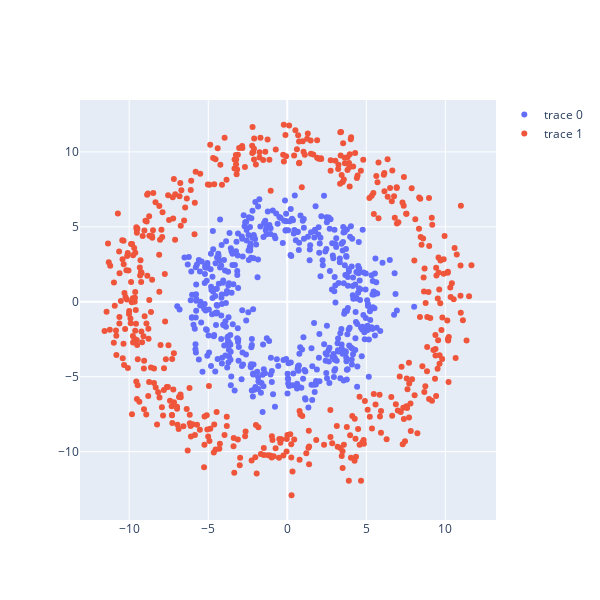

The cell this chart's notebook holds for it:
### Code cell
N =1000
r_inner = 5
r_outer = 10

r_inner_plot = r_inner + np.random.randn(N//2)
theta_inner = 2*np.pi*np.random.rand(N//2)
X1 = np.vstack(( np.zeros(N//2),np.ones(N//2),r_inner_plot*np.cos(theta_inner),r_inner_plot*np.sin(theta_inner))).T


r_outer_plot = r_outer + np.random.randn(N//2)
theta_outer = 2*np.pi*np.random.rand(N//2)
X2 = np.vstack((np.ones(N//2), np.ones(N//2),r_outer_plot*np.cos(theta_outer),r_outer_plot*np.sin(theta_outer))).T


Xb = np.vstack((X1,X2))
Y = Xb[:,0]
fig = go.Figure()
fig.add_trace(go.Scatter(x= Xb[Xb[:,0] == 0,2],y=Xb[Xb[:,0] == 0,3],mode = 'markers'))
fig.add_trace(go.Scatter(x=Xb[Xb[:,0] == 1,2],y=Xb[Xb[:,0] == 1,3],mode = 'markers'))
fig.update_layout(
    width=600,
    height=600
)
fig.show()

### Figure 1 — Plotly figure (JSON) as saved in the notebook; plotly's stock layout.template omitted (floating-point values rounded to 4 significant figures; data arrays with more than 128 entries replaced by an {"elided": "..."} marker saying what was removed)
{"data": [{"mode": "markers", "type": "scatter", "x": {"elided": "500 float values"}, "y": {"elided": "500 float values"}}, {"mode": "markers", "type": "scatter", "x": {"elided": "500 float values"}, "y": {"elided": "500 float values"}}], "layout": {"height": 600, "width": 600, "xaxis": {"autorange": true, "range": [-13.12, 13.21], "type": "linear"}, "yaxis": {"autorange": true, "range": [-14.57, 13.46], "type": "linear"}}}
